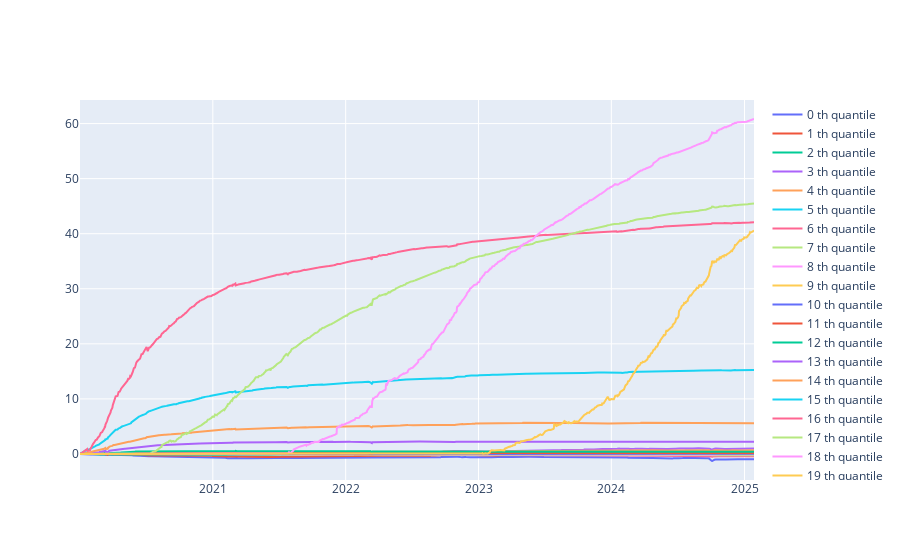

Source (notebook cell):
### Code cell
# momentum: ln(open_/close_.shift(1)) 如果要更保守，就li_.shift(1)
# time_ = "2022-10-15"; end_ = '2025-01-28'
# open_ = open[time_:end_]
# close_ = close[time_:end_]
close_ = close
open_ = open
ln_ = np.log(open_/close_.shift(1)) # index: 使用的時間
pct_calculating_profit = close_/open_-1 # index: 當天收益
holdings = intraday_shifted_input_signal_pct_output_plot(ln_.shift(0), pct_calculating_profit.shift(-1), quantile=20, type_='cumsum')

### Figure 1 — Plotly figure (JSON) as saved in the notebook; plotly's stock layout.template omitted (floating-point values rounded to 4 significant figures; data arrays with more than 128 entries replaced by an {"elided": "..."} marker saying what was removed)
{"data": [{"mode": "lines", "name": "0 th quantile", "type": "scatter", "x": {"elided": "1248 str values"}, "y": {"elided": "1248 float values"}, "yaxis": "y"}, {"mode": "lines", "name": "1 th quantile", "type": "scatter", "x": {"elided": "1248 str values"}, "y": {"elided": "1248 float values"}, "yaxis": "y"}, {"mode": "lines", "name": "2 th quantile", "type": "scatter", "x": {"elided": "1248 str values"}, "y": {"elided": "1248 float values"}, "yaxis": "y"}, {"mode": "lines", "name": "3 th quantile", "type": "scatter", "x": {"elided": "1248 str values"}, "y": {"elided": "1248 float values"}, "yaxis": "y"}, {"mode": "lines", "name": "4 th quantile", "type": "scatter", "x": {"elided": "1248 str values"}, "y": {"elided": "1248 float values"}, "yaxis": "y"}, {"mode": "lines", "name": "5 th quantile", "type": "scatter", "x": {"elided": "1248 str values"}, "y": {"elided": "1248 float values"}, "yaxis": "y"}, {"mode": "lines", "name": "6 th quantile", "type": "scatter", "x": {"elided": "1248 str values"}, "y": {"elided": "1248 float values"}, "yaxis": "y"}, {"mode": "lines", "name": "7 th quantile", "type": "scatter", "x": {"elided": "1248 str values"}, "y": {"elided": "1248 float values"}, "yaxis": "y"}, {"mode": "lines", "name": "8 th quantile", "type": "scatter", "x": {"elided": "1248 str values"}, "y": {"elided": "1248 float values"}, "yaxis": "y"}, {"mode": "lines", "name": "9 th quantile", "type": "scatter", "x": {"elided": "1248 str values"}, "y": {"elided": "1248 float values"}, "yaxis": "y"}, {"mode": "lines", "name": "10 th quantile", "type": "scatter", "x": {"elided": "1248 str values"}, "y": {"elided": "1248 float values"}, "yaxis": "y"}, {"mode": "lines", "name": "11 th quantile", "type": "scatter", "x": {"elided": "1248 str values"}, "y": {"elided": "1248 float values"}, "yaxis": "y"}, {"mode": "lines", "name": "12 th quantile", "type": "scatter", "x": {"elided": "1248 str values"}, "y": {"elided": "1248 float values"}, "yaxis": "y"}, {"mode": "lines", "name": "13 th quantile", "type": "scatter", "x": {"elided": "1248 str values"}, "y": {"elided": "1248 float values"}, "yaxis": "y"}, {"mode": "lines", "name": "14 th quantile", "type": "scatter", "x": {"elided": "1248 str values"}, "y": {"elided": "1248 float values"}, "yaxis": "y"}, {"mode": "lines", "name": "15 th quantile", "type": "scatter", "x": {"elided": "1248 str values"}, "y": {"elided": "1248 float values"}, "yaxis": "y"}, {"mode": "lines", "name": "16 th quantile", "type": "scatter", "x": {"elided": "1248 str values"}, "y": {"elided": "1248 float values"}, "yaxis": "y"}, {"mode": "lines", "name": "17 th quantile", "type": "scatter", "x": {"elided": "1248 str values"}, "y": {"elided": "1248 float values"}, "yaxis": "y"}, {"mode": "lines", "name": "18 th quantile", "type": "scatter", "x": {"elided": "1248 str values"}, "y": {"elided": "1248 float values"}, "yaxis": "y"}, {"mode": "lines", "name": "19 th quantile", "type": "scatter", "x": {"elided": "1248 str values"}, "y": {"elided": "1248 float values"}, "yaxis": "y"}], "layout": {}}
